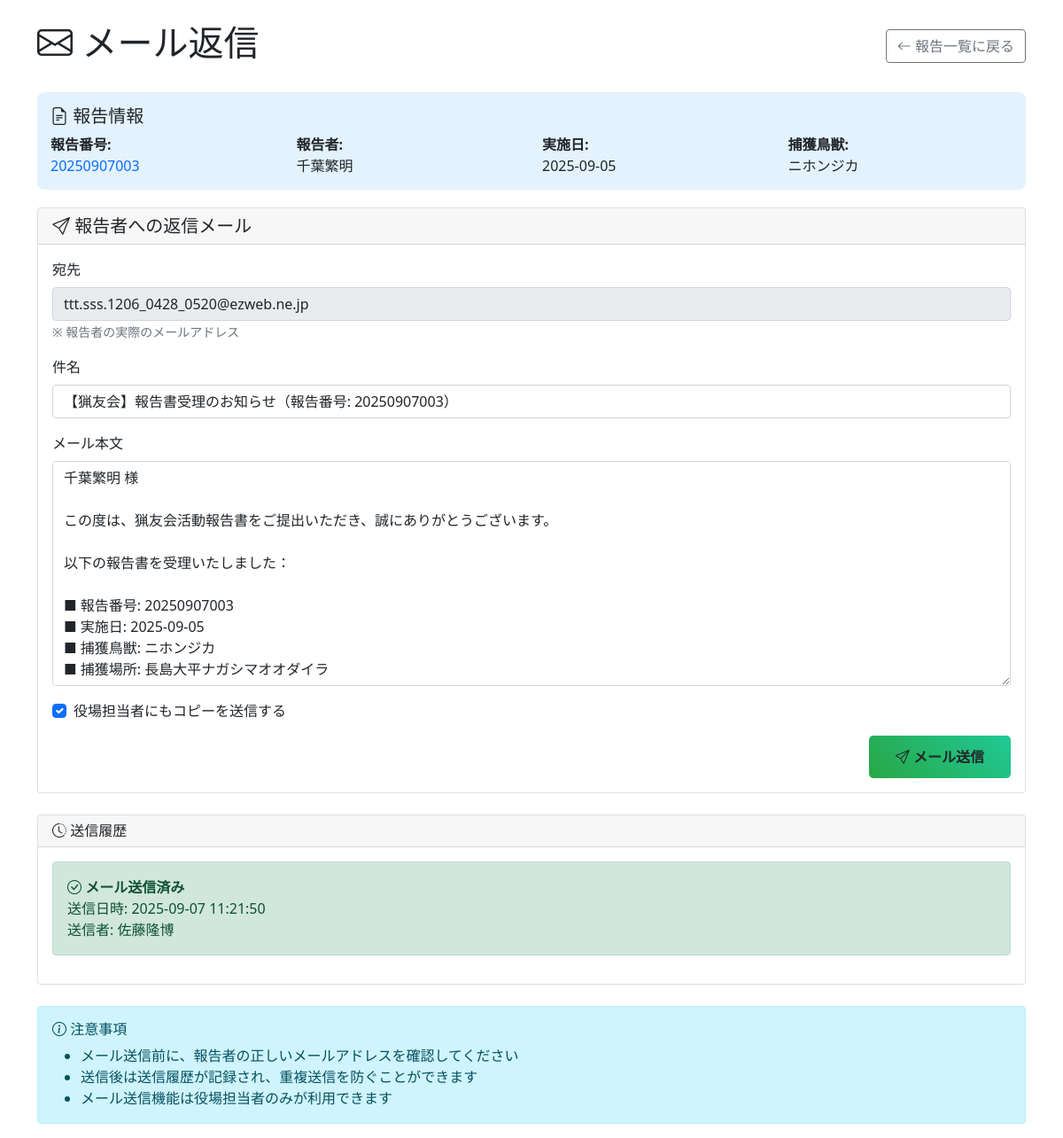
The page /reports/13/email (signed in) on the database its author committed.
### app.py (models this page shows, shortened)
class Report(Model):
    reportno = CharField(unique=True)  # 報告番号
    user = CharField()  # ユーザー名（またはID）
    date = CharField()
    start_time = CharField()
    end_time = CharField()
    method = CharField()
    hunter = CharField()
    team_members = CharField(null=True)  # 実施隊従事者（カンマ区切りで保存）
    location = CharField()
    animal = CharField()
    sex = CharField()
    tasks = CharField()  # カンマ区切りで保存
    tail_submitted = CharField()  # "yes" or "no"
    email_sent = BooleanField(default=False)  # メール送信済みフラグ
    email_sent_date = CharField(null=True)  # メール送信日時
    email_sent_by = CharField(null=True)  # メール送信者
    photo_upload_date = CharField(null=True)  # 写真アップロード日時
    class Meta:
        database = db

class User(Model):
    name = CharField(unique=True)
    email = CharField()
    password_hash = CharField()
    role = CharField(default="reporter")  # reporter / editor / admin
    created_at = CharField(null=True)  # 作成日時
    class Meta:
        database = db

### app.py (the view)
@app.route("/reports/<int:report_id>/email")
def email_reply_form(report_id):
    if "user_id" not in session:
        return redirect("/login")
    user = User.get_by_id(session["user_id"])
    if user.role != "admin":
        return "アクセス権限がありません", 403
    try:
        report = Report.get_by_id(report_id)
        try:
            report_user = User.get(User.name == report.user)
            recipient_email = report_user.email
        except User.DoesNotExist:
            recipient_email = f"{report.user}@gmail.com"
        email_template = f"""{report.user} 様

この度は、猟友会活動報告書をご提出いただき、誠にありがとうございます。

以下の報告書を受理いたしました：

■ 報告番号: {report.reportno}
■ 実施日: {report.date}
■ 捕獲鳥獣: {report.animal}
■ 捕獲場所: {report.location}

報告書の内容を確認させていただき、適切に処理いたします。
今後とも猟友会活動にご協力のほど、よろしくお願いいたします。

---
{user.name}
役場担当者"""
        return render_template(
            "email_reply.html",
            report=report,
            current_user=user,
            email_template=email_template,
            recipient_email=recipient_email,
        )
    except Report.DoesNotExist:
        return "報告が見つかりません", 404

### templates/email_reply.html (shortened to what this page needs)
<!DOCTYPE html>
<html lang="ja">
<head>
    <link href="https://cdn.jsdelivr.net/npm/bootstrap@5.1.3/dist/css/bootstrap.min.css" rel="stylesheet">
    <link href="https://cdn.jsdelivr.net/npm/bootstrap-icons@1.7.2/font/bootstrap-icons.css" rel="stylesheet">
</head>
<body>
    <div class="container mt-4">
        <div class="d-flex justify-content-between align-items-center mb-4">
            <h1><i class="bi bi-envelope"></i> メール返信</h1>
            <a href="/reports" class="btn btn-outline-secondary">
                <i class="bi bi-arrow-left"></i> 報告一覧に戻る
            </a>
        </div>
        <div class="report-info">
            <h5><i class="bi bi-file-earmark-text"></i> 報告情報</h5>
            <div class="row">
                <div class="col-md-3">
                    <strong>報告番号:</strong><br>
                    <span class="text-primary">{{ report.reportno }}</span>
                </div>
                <div class="col-md-3">
                    <strong>報告者:</strong><br>
                    {{ report.user }}
                </div>
                <div class="col-md-3">
                    <strong>実施日:</strong><br>
                    {{ report.date }}
                </div>
                <div class="col-md-3">
                    <strong>捕獲鳥獣:</strong><br>
                    {{ report.animal }}
                </div>
            </div>
        </div>
        <div class="card">
            <div class="card-header">
                <h5 class="mb-0">
                    <i class="bi bi-send"></i> 報告者への返信メール
                </h5>
            </div>
            <div class="card-body">
                <form method="POST" action="/reports/{{ report.id }}/email">
                    <div class="mb-3">
                        <label class="form-label">宛先</label>
                        <input type="email" class="form-control" value="{{ recipient_email }}" readonly>
                        <small class="text-muted">※ 報告者の実際のメールアドレス</small>
                    </div>
                    <div class="mb-3">
                        <label class="form-label">件名</label>
                        <input type="text" name="subject" class="form-control" value="【猟友会】報告書受理のお知らせ（報告番号: {{ report.reportno }}）" required>
                    </div>
                    <div class="mb-3">
                        <label class="form-label">メール本文</label>
                        <textarea name="body" class="form-control" rows="10" required>{{ email_template }}</textarea>
                    </div>
                    <div class="mb-3">
                        <div class="form-check">
                            <input class="form-check-input" type="checkbox" name="send_copy" id="send_copy" checked>
                            <label class="form-check-label" for="send_copy">
                                役場担当者にもコピーを送信する
                            </label>
                        </div>
                    </div>
                    <div class="d-grid gap-2 d-md-flex justify-content-md-end">
                        <button type="submit" class="btn btn-send btn-lg">
                            <i class="bi bi-send"></i> メール送信
                        </button>
                    </div>
                </form>
            </div>
        </div>
        {% if report.email_sent %}
        <div class="card mt-4">
            <div class="card-header">
                <h6 class="mb-0">
                    <i class="bi bi-clock-history"></i> 送信履歴
                </h6>
            </div>
            <div class="card-body">
                <div class="alert alert-success">
                    <i class="bi bi-check-circle"></i>
                    <strong>メール送信済み</strong><br>
                    送信日時: {{ report.email_sent_date }}<br>
                    送信者: {{ report.email_sent_by }}
                </div>
            </div>
        </div>
        {% endif %}
        <div class="alert alert-info mt-4">
            <h6><i class="bi bi-info-circle"></i> 注意事項</h6>
            <ul class="mb-0">
                <li>メール送信前に、報告者の正しいメールアドレスを確認してください</li>
                <li>送信後は送信履歴が記録され、重複送信を防ぐことができます</li>
                <li>メール送信機能は役場担当者のみが利用できます</li>
            </ul>
        </div>
    </div>
</body>
</html>

### templates/email_reply.html (style rules this page uses)
.report-info { background: #e3f2fd; border-radius: 8px; padding: 15px; margin-bottom: 20px; }
.btn-send { background: linear-gradient(45deg, #28a745, #20c997); border: none; padding: 12px 30px; font-size: 16px; font-weight: 600; }

### rows shown on the page
Report: reportno "20250907003", user "千葉繁明", date "2025-09-05", animal "ニホンジカ", subject "【猟友会】報告書受理のお知らせ（報告番号: 20250907003）", email_sent_date "2025-09-07 11:21:50", email_sent_by "佐藤隆博"
User: email "ttt.sss.1206_0428_0520@ezweb.ne.jp"
